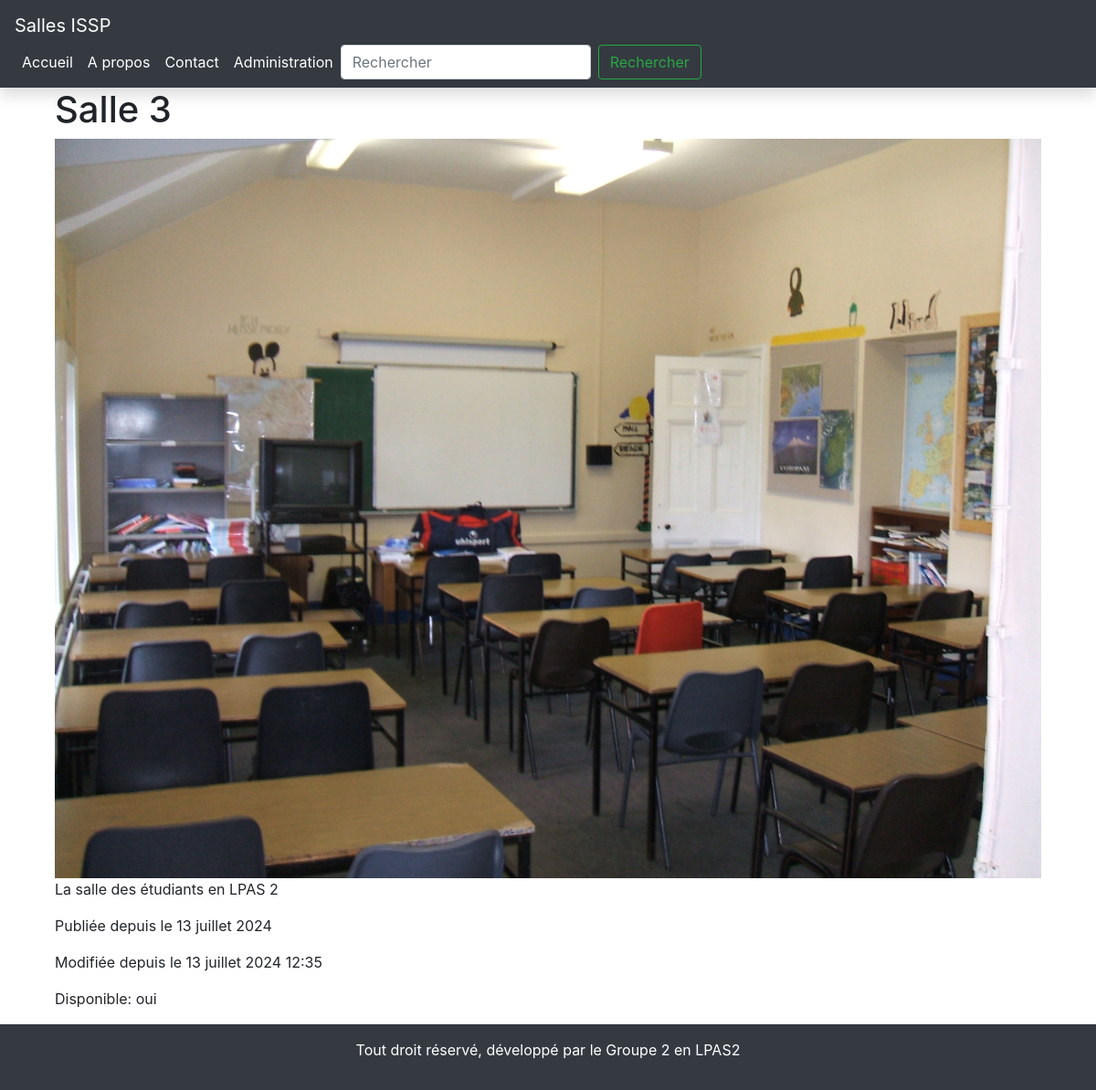
The app's page /salle/3/ with its own data.
### gestion/models.py (models this page shows, shortened)
class Salle(models.Model):
    nom_salle = models.CharField(max_length=50)
    description = models.TextField()
    image = models.ImageField(upload_to="media/", default='path/to/default/image.jpg')
    date_publication = models.DateField(default=date.today)
    disponible = models.CharField(max_length=4, default='oui', choices=[('oui', 'oui'), ('non', 'non')])
    upload_at = models.DateTimeField(auto_now=True)

### gestion/views.py (the view)
# urls.py: path('salle/<int:salle_id>/', salle_detail, name='salle_detail'),
def salle_detail(request, salle_id):
    salle = get_object_or_404(Salle, id=salle_id)
    return render(request, 'salle_detail.html', {'salle': salle})

### gestion/templates/salle_detail.html
{% extends 'base.html' %}
{% block content %}
<div class="container">
    <h1>{{ salle.nom_salle }}</h1>
    <img src="{{ salle.image.url }}" alt="Image de la salle" class="img-fluid">
    <p>{{ salle.description }}</p>
    <p>Publiée depuis le {{ salle.date_publication }}</p>
    <p>Modifiée depuis le {{ salle.upload_at }}</p>
    <p>Disponible: {{ salle.disponible }}</p>
</div>
{% endblock %}

### gestion/templates/base.html (style rules this page uses)
html, body { height: 100%; }
body { display: flex; flex-direction: column; }

### records on screen
Salle: nom_salle "Salle 3", image (picture), description "La salle des étudiants en LPAS 2", date_publication "13 juillet 2024", upload_at "13 juillet 2024 12:35", disponible "oui"
